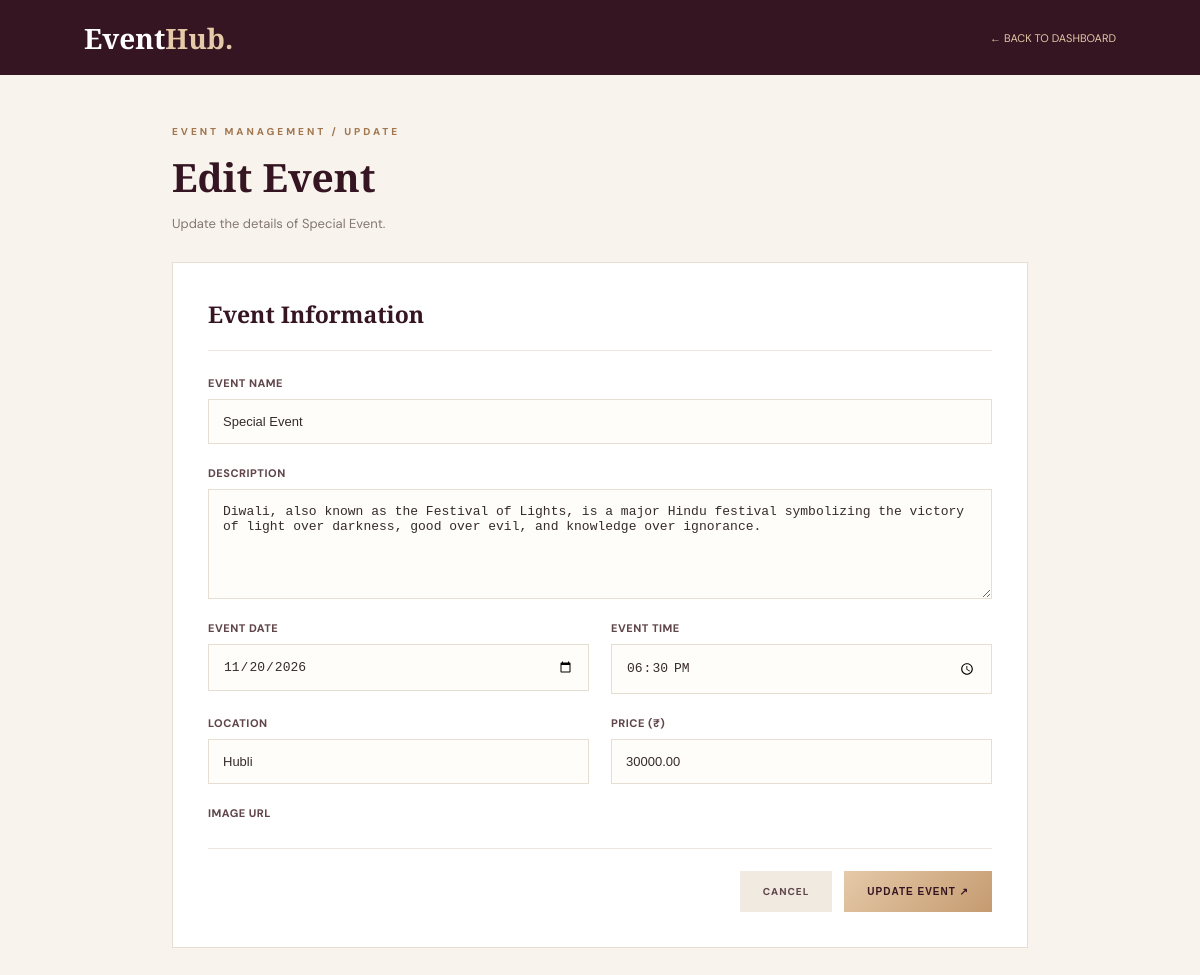
The app's page /dashboard/events/edit/2/ (signed in) with its own data.
### events/models.py (models this page shows, shortened)
class Event(models.Model):
    name = models.CharField(max_length=200)
    description = models.TextField()
    date = models.DateField()
    time = models.TimeField()
    location = models.CharField(max_length=200)
    price = models.DecimalField(max_digits=10, decimal_places=2)
    image = models.URLField(blank=True)
    image_file = models.ImageField(
        upload_to='events/',
        blank=True,
        null=True
    )

### events/views.py (the view)
@staff_member_required
def edit_event(request, event_id):
    event = get_object_or_404(Event, id=event_id)
    if request.method == 'POST':
        form = EventForm(
            request.POST,
            request.FILES,
            instance=event
        )
        if form.is_valid():
            form.save()
            return redirect('dashboard')
    else:
        form = EventForm(instance=event)
    return render(request, 'events/edit_event.html', {
        'form': form,
        'event': event
    })

### events/forms.py
class EventForm(forms.ModelForm):
    class Meta:
        model = Event
        fields = [
            'name',
            'description',
            'date',
            'time',
            'location',
            'price',
            'image_file'
        ]
        widgets = {
            'name': forms.TextInput(attrs={
                'placeholder': 'Enter event name'
            }),
            'description': forms.Textarea(attrs={
                'placeholder': 'Describe your event',
                'rows': 4
            }),
            'date': forms.DateInput(attrs={
                'type': 'date'
            }),
            'time': forms.TimeInput(attrs={
                'type': 'time'
            }),
            'location': forms.TextInput(attrs={
                'placeholder': 'Enter event location'
            }),
            'price': forms.NumberInput(attrs={
                'placeholder': 'Enter ticket price',
                'min': '0'
            }),
            'image_file': forms.ClearableFileInput(attrs={
                'accept': 'image/*'
            })
        }

### events/templates/events/edit_event.html (shortened to what this page needs)
<!DOCTYPE html>
<html lang="en">
<head>
</head>
<body>
<nav class="nav">
<a href="/" class="logo">Event<span>Hub.</span></a>
<a href="/dashboard/">← BACK TO DASHBOARD</a>
</nav>
<main class="container">
<div class="kicker">EVENT MANAGEMENT / UPDATE</div>
<h1>Edit Event</h1>
<p class="subtitle">Update the details of {{ event.name }}.</p>
<div class="card">
<div class="card-title">Event Information</div>
<form method="POST">
<div class="grid">
<div class="field full">
<label for="{{ form.name.id_for_label }}">EVENT NAME</label>
{{ form.name }}
</div>
<div class="field full">
<label for="{{ form.description.id_for_label }}">DESCRIPTION</label>
{{ form.description }}
</div>
<div class="field">
<label for="{{ form.date.id_for_label }}">EVENT DATE</label>
{{ form.date }}
</div>
<div class="field">
<label for="{{ form.time.id_for_label }}">EVENT TIME</label>
{{ form.time }}
</div>
<div class="field">
<label for="{{ form.location.id_for_label }}">LOCATION</label>
{{ form.location }}
</div>
<div class="field">
<label for="{{ form.price.id_for_label }}">PRICE (₹)</label>
{{ form.price }}
</div>
<div class="field full">
<label for="{{ form.image.id_for_label }}">IMAGE URL</label>
</div>
</div>
<div class="actions">
<a href="/dashboard/" class="btn cancel">CANCEL</a>
<button type="submit" class="btn save">UPDATE EVENT ↗</button>
</div>
</form>
</div>
</main>
</body>
</html>

### events/templates/events/edit_event.html (style rules this page uses)
* { box-sizing:border-box;margin:0;padding:0 }
body { font-family:'DM Sans',sans-serif;background:#F8F4ED;color:#352B2B }
a { text-decoration:none;color:inherit }
.nav { height:75px;background:#351522;display:flex;align-items:center;justify-content:space-between;padding:0 7%;color:white }
.logo { font:700 28px 'Playfair Display',serif }
.logo span { color:#E5C9A8 }
.nav a:last-child { font-size:11px;color:#E5C9A8 }
.container { max-width:900px;margin:50px auto;padding:0 22px }
.kicker { color:#A27750;font-size:10px;font-weight:800;letter-spacing:3px }
h1 { font:600 39px 'Playfair Display',serif;color:#351522;margin:12px 0 }
.subtitle { color:#837773;font-size:13px;margin-bottom:30px }
.card { background:#fff;border:1px solid #E7DED3;padding:35px }
.card-title { font:600 23px 'Playfair Display',serif;color:#351522;padding-bottom:20px;border-bottom:1px solid #EEE5DC;margin-bottom:25px }
.grid { display:grid;grid-template-columns:1fr 1fr;gap:22px }
.field { display:flex;flex-direction:column;gap:9px;min-width:0 }
.full { grid-column:1/-1 }
label { font-size:11px;font-weight:800;color:#60464B;letter-spacing:.5px }
input,textarea { width:100%;padding:14px;border:1px solid #E7DED3;background:#FFFDFA;outline:none;color:#352B2B;font-size:13px }
textarea { min-height:110px;resize:vertical }
.actions { display:flex;justify-content:flex-end;gap:12px;margin-top:28px;padding-top:22px;border-top:1px solid #EEE5DC }
.btn { padding:14px 23px;font-size:10px;font-weight:800;letter-spacing:1px;border:0;cursor:pointer }
.cancel { background:#F1EAE1;color:#60464B }
.save { background:linear-gradient(135deg,#E5C9A8,#C59B70);color:#351522 }

### records on screen
Event: name "Special Event", description "Diwali, also known as the Festival of Lights, is a major Hindu festival symbolizing the victory of light over darkness, good over evil, and knowledge over ignorance.", date "11/20/2026", time "18:30:00", location "Hubli", price "30000.00"
